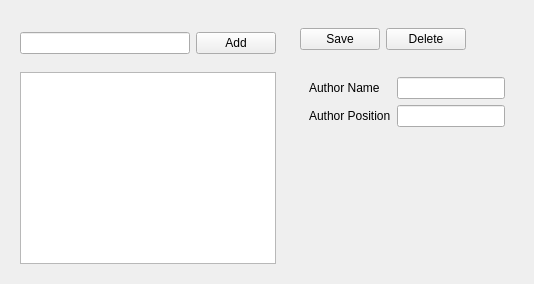
                <widget class="QWidget" name="icpTab">
                 <attribute name="title">
                  <string>ICP Settings</string>
                 </attribute>
                 <layout class="QHBoxLayout" name="horizontalLayout_39">
                  <item>
                   <widget class="QWidget" name="widget_52" native="true">
                    <property name="maximumSize">
                     <size>
                      <width>400</width>
                      <height>16777215</height>
                     </size>
                    </property>
                    <layout class="QVBoxLayout" name="verticalLayout_35">
                     <item>
                      <widget class="QWidget" name="widget_54" native="true">
                       <layout class="QHBoxLayout" name="horizontalLayout_35">
                        <property name="leftMargin">
                         <number>0</number>
                        </property>
                        <property name="topMargin">
                         <number>12</number>
                        </property>
                        <property name="rightMargin">
                         <number>0</number>
                        </property>
                        <property name="bottomMargin">
                         <number>12</number>
                        </property>
                        <item>
                         <widget class="QLineEdit" name="enterAuthorName"/>
                        </item>
                        <item>
                         <widget class="QPushButton" name="addAuthor">
                          <property name="text">
                           <string>Add</string>
                          </property>
                         </widget>
                        </item>
                       </layout>
                      </widget>
                     </item>
                     <item>
                      <widget class="QListWidget" name="authorList"/>
                     </item>
                    </layout>
                   </widget>
                  </item>
                  <item>
                   <widget class="QWidget" name="widget_56" native="true">
                    <layout class="QVBoxLayout" name="verticalLayout_36">
                     <property name="topMargin">
                      <number>5</number>
                     </property>
                     <property name="bottomMargin">
                      <number>5</number>
                     </property>
                     <item>
                      <widget class="QWidget" name="widget_55" native="true">
                       <layout class="QHBoxLayout" name="horizontalLayout_36">
                        <property name="leftMargin">
                         <number>0</number>
                        </property>
                        <property name="topMargin">
                         <number>12</number>
                        </property>
                        <property name="rightMargin">
                         <number>0</number>
                        </property>
                        <property name="bottomMargin">
                         <number>12</number>
                        </property>
                        <item>
                         <widget class="QPushButton" name="saveAuthorBtn">
                          <property name="text">
                           <string>Save</string>
                          </property>
                         </widget>
                        </item>
                        <item>
                         <widget class="QPushButton" name="deleteAuthorBtn">
                          <property name="text">
                           <string>Delete</string>
                          </property>
                         </widget>
                        </item>
                        <item>
                         <spacer name="horizontalSpacer_17">
                          <property name="orientation">
                           <enum>Qt::Horizontal</enum>
                          </property>
                          <property name="sizeHint" stdset="0">
                           <size>
                            <width>40</width>
                            <height>20</height>
                           </size>
                          </property>
                         </spacer>
                        </item>
                       </layout>
                      </widget>
                     </item>
                     <item>
                      <widget class="QWidget" name="widget_53" native="true">
                       <layout class="QGridLayout" name="gridLayout_11">
                        <item row="0" column="0">
                         <widget class="QLabel" name="label_27">
                          <property name="text">
                           <string>Author Name </string>
                          </property>
                         </widget>
                        </item>
                        <item row="0" column="1">
                         <widget class="QLineEdit" name="authorNameLine"/>
                        </item>
                        <item row="1" column="0">
                         <widget class="QLabel" name="label_64">
                          <property name="text">
                           <string>Author Position</string>
                          </property>
                         </widget>
                        </item>
                        <item row="1" column="1">
                         <widget class="QLineEdit" name="authorPostionLine"/>
                        </item>
                       </layout>
                      </widget>
                     </item>
                     <item>
                      <spacer name="verticalSpacer_15">
                       <property name="orientation">
                        <enum>Qt::Vertical</enum>
                       </property>
                       <property name="sizeHint" stdset="0">
                        <size>
                         <width>20</width>
                         <height>40</height>
                        </size>
                       </property>
                      </spacer>
                     </item>
                    </layout>
                   </widget>
                  </item>
                 </layout>
                </widget>
